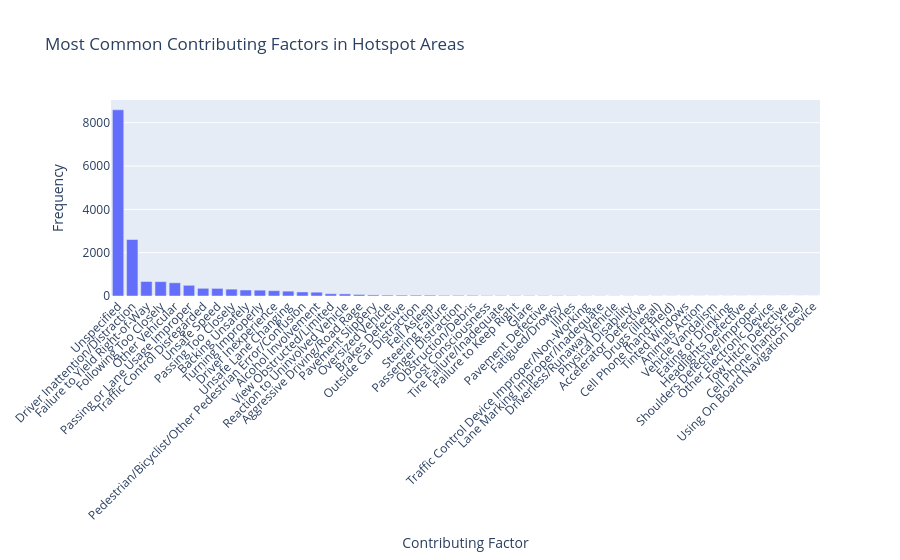

Notebook code for this chart:
### Code cell
# Create a bar plot for contributing factors
fig = px.bar(all_contributing_factors, x=all_contributing_factors.index, y=all_contributing_factors.values,
             labels={'x': 'Contributing Factor', 'y': 'Frequency'},
             title='Most Common Contributing Factors in Hotspot Areas')

# Customize the appearance of the plot
fig.update_layout(
    xaxis_title='Contributing Factor',
    yaxis_title='Frequency',
    xaxis_tickangle=-45
)
# Save the plot as an image (PNG format)
fig.write_image("contributing_factors_bar.png")  # Save the bar plot as a PNG file

# Show the plot (optional in Jupyter, will still show the figure interactively)
fig.show()

### Figure 1 — Plotly figure (JSON) as saved in the notebook; plotly's stock layout.template omitted (floating-point values rounded to 4 significant figures)
{"data": [{"hovertemplate": "index=%{x}<br>Frequency=%{y}<extra></extra>", "legendgroup": "", "marker": {"color": "#636efa", "pattern": {"shape": ""}}, "name": "", "orientation": "v", "showlegend": false, "textposition": "auto", "type": "bar", "x": ["Unspecified", "Driver Inattention/Distraction", "Failure to Yield Right-of-Way", "Following Too Closely", "Other Vehicular", "Passing or Lane Usage Improper", "Traffic Control Disregarded", "Unsafe Speed", "Passing Too Closely", "Backing Unsafely", "Turning Improperly", "Driver Inexperience", "Unsafe Lane Changing", "Pedestrian/Bicyclist/Other Pedestrian Error/Confusion", "Alcohol Involvement", "View Obstructed/Limited", "Reaction to Uninvolved Vehicle", "Aggressive Driving/Road Rage", "Pavement Slippery", "Oversized Vehicle", "Brakes Defective", "Outside Car Distraction", "Fell Asleep", "Steering Failure", "Passenger Distraction", "Obstruction/Debris", "Lost Consciousness", "Tire Failure/Inadequate", "Failure to Keep Right", "Glare", "Pavement Defective", "Fatigued/Drowsy", "Illnes", "Traffic Control Device Improper/Non-Working", "Lane Marking Improper/Inadequate", "Driverless/Runaway Vehicle", "Physical Disability", "Accelerator Defective", "Drugs (illegal)", "Cell Phone (hand-Held)", "Tinted Windows", "Animals Action", "Vehicle Vandalism", "Eating or Drinking", "Headlights Defective", "Shoulders Defective/Improper", "Other Electronic Device", "Tow Hitch Defective", "Cell Phone (hands-free)", "Using On Board Navigation Device"], "xaxis": "x", "y": [8596, 2608, 670, 663, 610, 494, 355, 351, 317, 277, 269, 246, 223, 187, 176, 105, 97, 71, 51, 42, 40, 40, 39, 30, 29, 29, 18, 17, 16, 15, 14, 14, 12, 9, 7, 7, 5, 5, 5, 4, 3, 3, 2, 2, 2, 1, 1, 1, 1, 1], "yaxis": "y"}], "layout": {"barmode": "relative", "legend": {"tracegroupgap": 0}, "title": {"text": "Most Common Contributing Factors in Hotspot Areas"}, "xaxis": {"anchor": "y", "domain": [0, 1], "tickangle": -45, "title": {"text": "Contributing Factor"}}, "yaxis": {"anchor": "x", "domain": [0, 1], "title": {"text": "Frequency"}}}}
